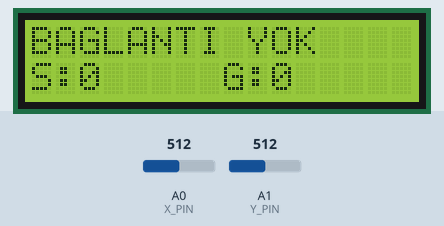
The sketch below on a simulated Arduino Uno, built with avr-gcc and run on an emulated ATmega328P. On the bench: 16×2 character LCD. The test bench sets the inputs (shaded band); at power-on: A0 (X_PIN) = 512, A1 (Y_PIN) = 512. What the sketch prints to the serial monitor is not drawn.

Above: at 1.2 s.
1.3 s: A0 (X_PIN) set to 716
At 2.1 s:
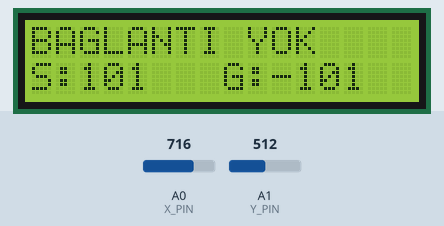
2.8 s: A1 (Y_PIN) set to 716
At 3.4 s:
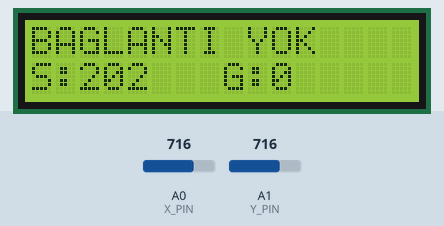
4.3 s: A0 (X_PIN) set to 900
At 4.8 s:
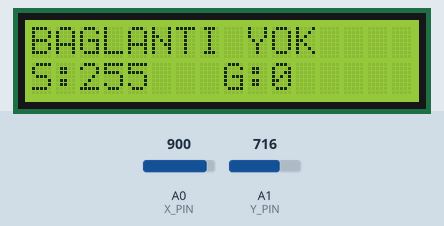
5.8 s: A1 (Y_PIN) set to 511
At 6.1 s:
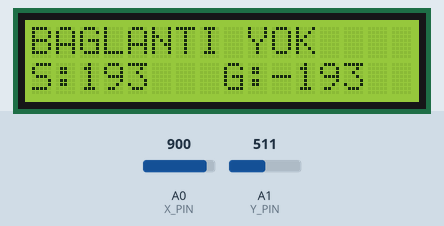
7.3 s: A0 (X_PIN) set to 1023
At 8.5 s:
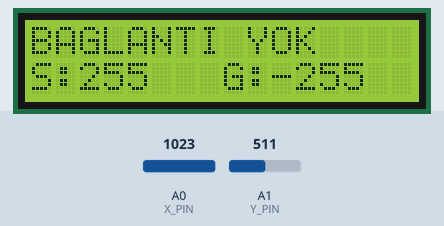
8.8 s: A1 (Y_PIN) set to 448
11.8 s: A1 (Y_PIN) set to 417
At 12.7 s:
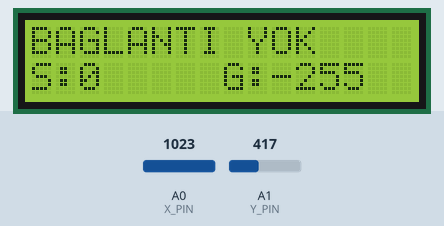
Timing chart, 0 to 14.3 s (numbered marks = the images above; inputs shaded):
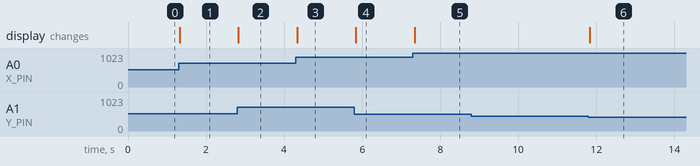

Measured:
- after the input at 1.3 s, the display: changes at once (image 1)
- after the input at 2.8 s, the display: changes at once (image 2)
- after the input at 4.3 s, the display: changes at once (image 3)
- after the input at 5.8 s, the display: changes at once (image 4)
- after the input at 7.3 s, the display: changes after 0.05 s (image 5)
- after the input at 8.8 s, every drawn part: stays the same
- after the input at 11.8 s, the display: changes at once (image 6)

The sketch:

verici.ino
```cpp
// ========================== VERICI (KUMANDA) ==========================
// Joystick'i okur, sol/sag motor hizlarini hesaplar, HC-05 uzerinden
// binary paket olarak gonderir. 16x2 I2C LCD'de baglanti durumunu gosterir.
//
// HC-05 hardware Serial'de (pin 0/1). KOD YUKLERKEN HC-05'I CIKAR!
//
// BAGLANTILAR (EK KABLO YOK, hepsi zaten mevcut):
//   Joystick : X -> A0, Y -> A1
//   LCD (I2C): SDA -> A4, SCL -> A5, VCC -> 5V, GND -> GND
//   HC-05    : TXD -> pin 0 (RX), RXD -> pin 1 (TX), VCC -> 5V, GND -> GND
//              (TXD -> pin 0 kablosu SART: heartbeat oradan geliyor)
//
// BAGLANTI TESPITI (STATE pini yok, tamamen yazilimla):
//   Araba surekli geriye "canliyim" byte'i yolluyor. Belirlenen sure icinde
//   hic gelmezse baglanti kopmus demektir -> ekranda "BAGLANTI YOK".
//   Bu yontem sadece BT eslesmesini degil, arabanin acik ve calisir
//   durumda oldugunu da dogrular.
//
// HAREKET MANTIGI:
//   - Joystick ortada (safe zone)  -> VERI GONDERILMEZ (birkac dur paketi haric)
//   - Sadece ileri/geri            -> duz gider
//   - Sadece tam sag / tam sol     -> YERINDE DONER (paletli tank gibi)
//   - Capraz (ileri+sag gibi)      -> bir teker hizli, digeri yavas (kavisli donus)
// =======================================================================

#include <Wire.h>
#include <LiquidCrystal_I2C.h>

LiquidCrystal_I2C lcd(0x27, 16, 2);   // I2C adresi: calismazsa 0x3F dene

// --- Paket yapisi: alici ile BIREBIR AYNI olmali ---
struct __attribute__((packed)) CommandData {
  int16_t sol;   // sol motor grubu hizi: -255 (tam geri) .. +255 (tam ileri)
  int16_t sag;   // sag motor grubu hizi: -255 .. +255
};
// Kablodaki paket: '<' + 4 byte veri + 1 byte checksum + '>'  (toplam 7 byte)

// Bir komutu paketleyip seri porta (HC-05'e) yazar
void sendCommand(Stream &s, int16_t sol, int16_t sag) {
  CommandData c;                 // gonderilecek veri yapisi
  c.sol = sol;                   // sol hizi yerlestir
  c.sag = sag;                   // sag hizi yerlestir

  uint8_t *p = (uint8_t *)&c;    // struct'a byte byte erisim icin pointer
  uint8_t chk = 0;               // checksum burada birikecek
  for (uint8_t i = 0; i < sizeof(c); i++) chk ^= p[i];  // tum byte'larin XOR'u

  s.write('<');                  // paket baslangic isareti
  s.write(p, sizeof(c));         // 4 byte'lik veri
  s.write(chk);                  // checksum (alici dogrulayacak)
  s.write('>');                  // paket bitis isareti
}

// --- Pinler ve ayarlar ---
const int X_PIN = A0;        // joystick X ekseni (sag/sol)
const int Y_PIN = A1;        // joystick Y ekseni (ileri/geri)
const int SAFE_ZONE = 40;    // merkez guvenli bolge: eksen degeri bunun altindaysa 0 sayilir

// --- Heartbeat (canliyim sinyali) ayarlari: alici ile AYNI olmali ---
const uint8_t HEARTBEAT_BYTE = 'A';           // arabanin yolladigi isaret
const unsigned long HEARTBEAT_TIMEOUT = 800;  // bu sure hic gelmezse baglanti yok
// Araba her 200 ms'de bir yolluyor -> 800 ms, ust uste 3 tanesinin kaybolmasina
// tahammul eder. Daha kisa yaparsan tek bir parazitte bosuna "YOK" yazar.

int durPaketSayaci = 0;              // safe zone'a girince kac dur paketi gonderdik

bool baglantiVar = false;            // LCD'de su an yazan durum
unsigned long sonHeartbeat = 0;      // son "canliyim" byte'ini ne zaman aldik
bool heartbeatAlindi = false;        // hic heartbeat geldi mi (acilista false)
unsigned long sonHizYazimi = 0;      // alt satiri en son ne zaman guncelledik
int gosterilenSol = 9999;            // LCD'de su an yazan hizlar (9999 = "hic yazilmadi")
int gosterilenSag = 9999;

// Seri tampona bakip baglanti var mi diye karar verir.
// Gelen HER byte'i tuketir: heartbeat ise saati gunceller, cop ise atar
// (tampon dolup tasmasin diye bosaltmak sart).
bool baglantiOku() {
  while (Serial.available() > 0) {
    if ((uint8_t)Serial.read() == HEARTBEAT_BYTE) {
      sonHeartbeat = millis();       // araba yasiyor
      heartbeatAlindi = true;
    }
  }

  if (!heartbeatAlindi) return false;              // henuz hic sinyal gelmedi

  if (millis() - sonHeartbeat > HEARTBEAT_TIMEOUT) {
    heartbeatAlindi = false;         // koptu: yeni sinyal gelene kadar "yok"
    return false;
  }
  return true;
}

// Ust satira baglanti durumunu yazar (16 karaktere tamamlanmis, eski yazi silinsin)
void lcdDurumYaz(bool bagli) {
  lcd.setCursor(0, 0);
  lcd.print(bagli ? "BAGLANTI VAR    " : "BAGLANTI YOK    ");
}

// Alt satira gonderilen hizlari yazar
void lcdHizYaz(int sol, int sag) {
  char buf[17];                                        // 16 karakter + sonlandirici
  snprintf(buf, sizeof(buf), "S:%-6dG:%-6d", sol, sag); // sola dayali, kalani bosluk
  lcd.setCursor(0, 1);
  lcd.print(buf);
}

void setup() {
  Serial.begin(9600);              // HC-05 ile ayni hiz (data modu 9600)

  lcd.init();                      // ekrani baslat
  lcd.backlight();                 // arka isik acik

  lcdDurumYaz(false);              // acilista bagli degiliz (heartbeat gelmedi)
  lcdHizYaz(0, 0);
  gosterilenSol = 0;
  gosterilenSag = 0;
}

void loop() {
  // 0) Arabadan heartbeat geldi mi bak; durum SADECE degistiginde LCD'ye yaz.
  //    (I2C yazmak yavas, her dongude yazarsak kumanda tepkisi bozulur.)
  bool simdikiDurum = baglantiOku();
  if (simdikiDurum != baglantiVar) {
    baglantiVar = simdikiDurum;
    lcdDurumYaz(baglantiVar);
  }

  // 1) Joystick'in ham degerlerini oku (0..1023 arasi)
  int xRaw = analogRead(X_PIN);
  int yRaw = analogRead(Y_PIN);

  // 2) Ham degerleri -255..+255 araligina cevir
  int ileri = map(yRaw, 0, 1023, -255, 255);   // + ileri, - geri
  int donus = map(xRaw, 0, 1023, -255, 255);   // + sag,   - sol

  // 3) Safe zone: merkeze yakin sallantilari 0 kabul et
  if (abs(ileri) < SAFE_ZONE) ileri = 0;
  if (abs(donus) < SAFE_ZONE) donus = 0;

  int sol = 0, sag = 0;  // hesaplanacak motor hizlari

  if (ileri == 0 && donus == 0) {
    // --- JOYSTICK ORTADA (safe zone) ---
    // Surekli veri GONDERME. Sadece ilk giriste birkac "dur" paketi yolla ki
    // araba hemen dursun; sonra sus. (Alicida ayrica 500ms timeout var, yedek.)
    if (durPaketSayaci < 5) {          // toplam 5 dur paketi yeter
      sendCommand(Serial, 0, 0);       // dur komutu
      durPaketSayaci++;                // sayaci artir
    }
    // 5 paketten sonra hicbir sey gonderilmez -> hat bos kalir
  } else {
    durPaketSayaci = 0;                // hareket basladi, sayaci sifirla

    if (ileri == 0) {
      // --- SADECE TAM SAG veya TAM SOL: YERINDE DON ---
      // Bir taraf ileri, diger taraf ayni hizda geri doner.
      sol =  donus;                    // saga itildiyse sol grup ileri
      sag = -donus;                    //               sag grup geri (tersine doner)
    } else if (ileri > 0) {
      // --- ILERI GIDIS (duz veya capraz) ---
      // Capraza itilirse: donus, IC tekeri yavaslatir, DIS tekeri hizlandirir.
      // 0'in altina inmesine izin YOK -> ileri giderken hicbir teker geri donmez.
      sol = constrain(ileri + donus, 0, 255);   // saga donuste sol (dis) hizli
      sag = constrain(ileri - donus, 0, 255);   //              sag (ic) yavas
    } else {
      // --- GERI GIDIS (duz veya capraz) ---
      // Ayni mantik, negatif tarafta: 0'in ustune cikamaz -> teker ileri donmez.
      sol = constrain(ileri + donus, -255, 0);
      sag = constrain(ileri - donus, -255, 0);
    }

    sendCommand(Serial, sol, sag);     // hesaplanan hizlari HC-05'ten gonder
  }

  // 4) Alt satirdaki hizlari guncelle: en fazla 4 kez/sn ve sadece deger degistiyse.
  //    (Yine I2C'yi bogmamak icin; ekran zaten daha hizlisini gosteremez.)
  if ((sol != gosterilenSol || sag != gosterilenSag) &&
      (millis() - sonHizYazimi >= 250)) {
    lcdHizYaz(sol, sag);
    gosterilenSol = sol;
    gosterilenSag = sag;
    sonHizYazimi = millis();
  }

  delay(30);  // ~33 paket/sn: akici kontrol icin yeterli, hatti bogmaz
}
```
